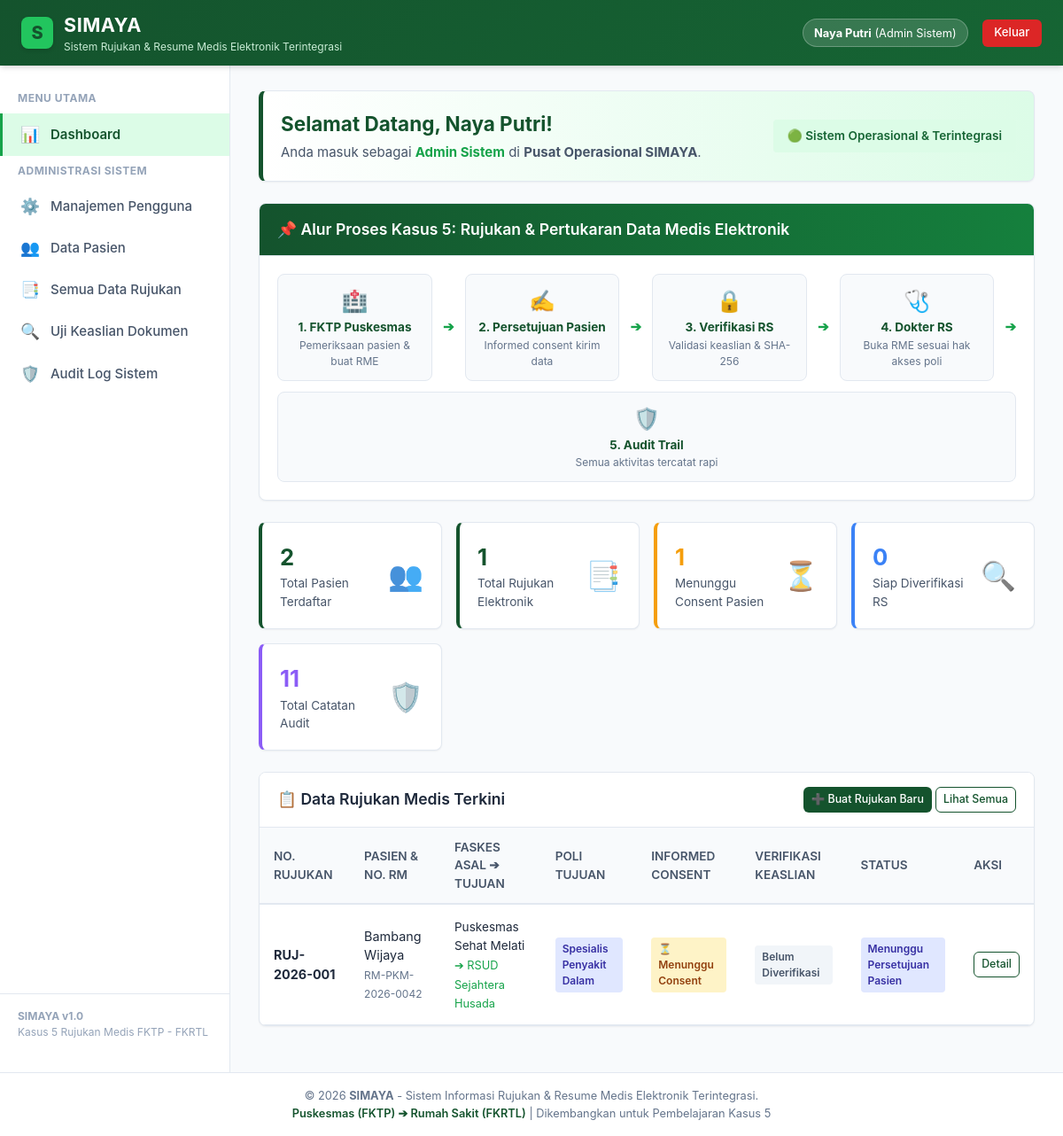
The page /api/dashboard.php (signed in) on the database its author committed.
### tables this page shows
CREATE TABLE rujukan (
        id INTEGER PRIMARY KEY AUTOINCREMENT,
        no_rujukan TEXT UNIQUE NOT NULL,
        pasien_id INTEGER NOT NULL,
        faskes_asal TEXT NOT NULL,
        faskes_tujuan TEXT NOT NULL,
        poli_tujuan TEXT NOT NULL,
        dokter_pengirim_id INTEGER NOT NULL,
        dokter_penerima_id INTEGER NULL,
        tgl_rujukan DATETIME DEFAULT CURRENT_TIMESTAMP,
        alasan_rujukan TEXT NOT NULL,
        
        -- Bagian Resume Medis Elektronik (RME)
        keluhan_utama TEXT NOT NULL,
        riwayat_penyakit TEXT NOT NULL,
        tanda_vital TEXT NOT NULL, -- Tekanan Darah, Nadi, Suhu, RR
        diagnosis_primer TEXT NOT NULL, -- Kode ICD-10 & Nama
        diagnosis_sekunder TEXT DEFAULT '-',
        tindakan_terapi TEXT NOT NULL,
        obat_diberikan TEXT NOT NULL,
        hasil_penunjang TEXT DEFAULT '-',
        
        -- Keamanan, Persetujuan (Consent), & Verifikasi Keaslian
        digital_hash TEXT NOT NULL, -- Hash SHA-256 integritas data RME
        status_consent TEXT DEFAULT 'Menunggu Persetujuan', -- Menunggu Persetujuan, Disetujui, Ditolak
        tgl_consent DATETIME NULL,
        catatan_consent TEXT NULL,
        
        status_verifikasi TEXT DEFAULT 'Belum Diverifikasi', -- Belum Diverifikasi, Asli & Terverifikasi, Tidak Valid
        tgl_verifikasi DATETIME NULL,
        petugas_verifikasi TEXT NULL,
        
        status_rujukan TEXT DEFAULT 'Menunggu Persetujuan Pasien', -- Menunggu Persetujuan Pasien, Terkirim ke RS, Terverifikasi RS, Selesai Diperiksa
        catatan_dokter_rs TEXT NULL,
        
        FOREIGN KEY (pasien_id) REFERENCES pasien(id),
        FOREIGN KEY (dokter_pengirim_id) REFERENCES users(id),
        FOREIGN KEY (dokter_penerima_id) REFERENCES users(id)
    );

CREATE TABLE pasien (
        id INTEGER PRIMARY KEY AUTOINCREMENT,
        user_id INTEGER NULL,
        no_rm TEXT UNIQUE NOT NULL,
        nik TEXT UNIQUE NOT NULL,
        nama_pasien TEXT NOT NULL,
        tgl_lahir DATE NOT NULL,
        jenis_kelamin TEXT NOT NULL, -- L / P
        alamat TEXT NOT NULL,
        no_hp TEXT NOT NULL,
        golongan_darah TEXT DEFAULT '-',
        alergi TEXT DEFAULT 'Tidak Ada',
        created_at DATETIME DEFAULT CURRENT_TIMESTAMP,
        FOREIGN KEY (user_id) REFERENCES users(id)
    );

### api/config/auth.php (called while the page is built, shortened)
<?php
function getRoleName($role)
{
    $roles = [
        'admin' => 'Admin Sistem',
        'petugas_rm' => 'Petugas Rekam Medis (RM)',
        'dokter_pengirim' => 'Dokter Pengirim (FKTP / Puskesmas)',
        'dokter_penerima' => 'Dokter Penerima (FKRTL / RS)',
        'pasien' => 'Pasien Rujukan',
        'security' => 'Petugas Keamanan Sistem (Auditor)'
    ];
    return $roles[$role] ?? ucfirst($role);
}

### api/dashboard.php (the view, shortened to what this page needs)
<?php
$pdo = require_once __DIR__ . '/config/database.php';
require_once __DIR__ . '/config/auth.php';
$total_pasien = $pdo->query("SELECT COUNT(*) FROM pasien")->fetchColumn();
$total_rujukan = $pdo->query("SELECT COUNT(*) FROM rujukan")->fetchColumn();
$rujukan_menunggu_consent = $pdo->query("SELECT COUNT(*) FROM rujukan WHERE status_consent = 'Menunggu Persetujuan'")->fetchColumn();
$rujukan_menunggu_verifikasi = $pdo->query("SELECT COUNT(*) FROM rujukan WHERE status_consent = 'Disetujui' AND status_verifikasi = 'Belum Diverifikasi'")->fetchColumn();
$total_audit = $pdo->query("SELECT COUNT(*) FROM audit_logs")->fetchColumn();
$stmtLatest = $pdo->prepare("
    SELECT r.*, p.nama_pasien, p.no_rm
    FROM rujukan r
    JOIN pasien p ON r.pasien_id = p.id
    ORDER BY r.id DESC
    LIMIT 5
");
$stmtLatest->execute();
$latest_rujukan = $stmtLatest->fetchAll();
include __DIR__ . '/includes/header.php';
?>
<div class="card" style="border-left: 5px solid var(--hijau-tua); background: linear-gradient(to right, #FFFFFF, var(--hijau-pastel));">
    <div class="card-body" style="display: flex; justify-content: space-between; align-items: center; flex-wrap: wrap; gap: 1rem;">
        <div>
            <h2 style="color: var(--hijau-tua); margin-bottom: 0.25rem;">Selamat Datang, <?= htmlspecialchars($user['nama_lengkap']) ?>!</h2>
            <p style="color: var(--abu-text); margin: 0;">
                Anda masuk sebagai <strong style="color: var(--hijau-sedang);"><?= htmlspecialchars(getRoleName($role)) ?></strong>
                di <strong><?= htmlspecialchars($user['faskes_asal']) ?></strong>.
            </p>
        </div>
        <div>
            <span class="badge badge-success" style="padding: 0.5rem 1rem; font-size: 0.85rem;">
                🟢 Sistem Operasional & Terintegrasi
            </span>
        </div>
    </div>
</div>
<div class="card">
    <div class="card-header header-green">
        <h3 class="card-title">📌 Alur Proses Kasus 5: Rujukan & Pertukaran Data Medis Elektronik</h3>
    </div>
    <div class="card-body">
        <div style="display: flex; flex-wrap: wrap; justify-content: space-between; align-items: center; gap: 0.75rem; text-align: center;">
            <div style="flex: 1; min-width: 140px; background: #F8FAFC; border: 1px solid var(--abu-border); padding: 0.75rem; border-radius: 8px;">
                <div style="font-size: 1.5rem;">🏥</div>
                <strong style="font-size: 0.85rem; color: var(--hijau-tua);">1. FKTP Puskesmas</strong>
                <p style="font-size: 0.75rem; color: #64748B; margin: 0;">Pemeriksaan pasien & buat RME</p>
            </div>
            <div style="font-weight: bold; color: var(--hijau-sedang);">➔</div>
            <div style="flex: 1; min-width: 140px; background: #F8FAFC; border: 1px solid var(--abu-border); padding: 0.75rem; border-radius: 8px;">
                <div style="font-size: 1.5rem;">✍️</div>
                <strong style="font-size: 0.85rem; color: var(--hijau-tua);">2. Persetujuan Pasien</strong>
                <p style="font-size: 0.75rem; color: #64748B; margin: 0;">Informed consent kirim data</p>
            </div>
            <div style="font-weight: bold; color: var(--hijau-sedang);">➔</div>
            <div style="flex: 1; min-width: 140px; background: #F8FAFC; border: 1px solid var(--abu-border); padding: 0.75rem; border-radius: 8px;">
                <div style="font-size: 1.5rem;">🔒</div>
                <strong style="font-size: 0.85rem; color: var(--hijau-tua);">3. Verifikasi RS</strong>
                <p style="font-size: 0.75rem; color: #64748B; margin: 0;">Validasi keaslian & SHA-256</p>
            </div>
            <div style="font-weight: bold; color: var(--hijau-sedang);">➔</div>
            <div style="flex: 1; min-width: 140px; background: #F8FAFC; border: 1px solid var(--abu-border); padding: 0.75rem; border-radius: 8px;">
                <div style="font-size: 1.5rem;">🩺</div>
                <strong style="font-size: 0.85rem; color: var(--hijau-tua);">4. Dokter RS</strong>
                <p style="font-size: 0.75rem; color: #64748B; margin: 0;">Buka RME sesuai hak akses poli</p>
            </div>
            <div style="font-weight: bold; color: var(--hijau-sedang);">➔</div>
            <div style="flex: 1; min-width: 140px; background: #F8FAFC; border: 1px solid var(--abu-border); padding: 0.75rem; border-radius: 8px;">
                <div style="font-size: 1.5rem;">🛡️</div>
                <strong style="font-size: 0.85rem; color: var(--hijau-tua);">5. Audit Trail</strong>
                <p style="font-size: 0.75rem; color: #64748B; margin: 0;">Semua aktivitas tercatat rapi</p>
            </div>
        </div>
    </div>
</div>
<div class="stats-grid">
    <div class="stat-card">
        <div class="stat-info">
            <h3><?= $total_pasien ?></h3>
            <p>Total Pasien Terdaftar</p>
        </div>
        <div class="stat-icon">👥</div>
    </div>
    <div class="stat-card">
        <div class="stat-info">
            <h3><?= $total_rujukan ?></h3>
            <p>Total Rujukan Elektronik</p>
        </div>
        <div class="stat-icon">📑</div>
    </div>
    <div class="stat-card" style="border-left-color: var(--kuning);">
        <div class="stat-info">
            <h3 style="color: var(--kuning);"><?= $rujukan_menunggu_consent ?></h3>
            <p>Menunggu Consent Pasien</p>
        </div>
        <div class="stat-icon">⏳</div>
    </div>
    <div class="stat-card" style="border-left-color: var(--biru);">
        <div class="stat-info">
            <h3 style="color: var(--biru);"><?= $rujukan_menunggu_verifikasi ?></h3>
            <p>Siap Diverifikasi RS</p>
        </div>
        <div class="stat-icon">🔍</div>
    </div>
    <div class="stat-card" style="border-left-color: #8B5CF6;">
        <div class="stat-info">
            <h3 style="color: #8B5CF6;"><?= $total_audit ?></h3>
            <p>Total Catatan Audit</p>
        </div>
        <div class="stat-icon">🛡️</div>
    </div>
</div>
<div class="card">
    <div class="card-header">
        <h3 class="card-title">📋 Data Rujukan Medis Terkini</h3>
        <div>
            <?php if ($role === 'dokter_pengirim' || $role === 'petugas_rm' || $role === 'admin'): ?>
                <a href="rujukan_buat.php" class="btn btn-primary btn-sm">➕ Buat Rujukan Baru</a>
            <?php endif; ?>
            <a href="rujukan_daftar.php" class="btn btn-outline btn-sm">Lihat Semua</a>
        </div>
    </div>
    <div class="card-body" style="padding: 0;">
        <div class="table-responsive">
            <table class="simaya-table">
                <thead>
                    <tr>
                        <th>No. Rujukan</th>
                        <th>Pasien & No. RM</th>
                        <th>Faskes Asal ➔ Tujuan</th>
                        <th>Poli Tujuan</th>
                        <th>Informed Consent</th>
                        <th>Verifikasi Keaslian</th>
                        <th>Status</th>
                        <th>Aksi</th>
                    </tr>
                </thead>
                <tbody>
                    <?php if (empty($latest_rujukan)): ?>
                        <tr>
                            <td colspan="8" style="text-align: center; color: #94A3B8; padding: 2rem;">Belum ada data rujukan.</td>
                        </tr>
                    <?php else: ?>
                        <?php foreach ($latest_rujukan as $r): ?>
                            <tr>
                                <td><strong><?= htmlspecialchars($r['no_rujukan']) ?></strong></td>
                                <td>
                                    <?= htmlspecialchars($r['nama_pasien']) ?><br>
                                    <small style="color: #64748B;"><?= htmlspecialchars($r['no_rm']) ?></small>
                                </td>
                                <td>
                                    <span style="font-size: 0.85rem;"><?= htmlspecialchars($r['faskes_asal']) ?></span><br>
                                    <span style="color: var(--hijau-sedang); font-size: 0.8rem;">➔ <?= htmlspecialchars($r['faskes_tujuan']) ?></span>
                                </td>
                                <td><span class="badge badge-info"><?= htmlspecialchars($r['poli_tujuan']) ?></span></td>
                                <td>
                                    <?php if ($r['status_consent'] === 'Disetujui'): ?>
                                        <span class="badge badge-success">✓ Disetujui Pasien</span>
                                    <?php elseif ($r['status_consent'] === 'Ditolak'): ?>
                                        <span class="badge badge-danger">✗ Ditolak Pasien</span>
                                    <?php else: ?>
                                        <span class="badge badge-warning">⏳ Menunggu Consent</span>
                                    <?php endif; ?>
                                </td>
                                <td>
                                    <?php if ($r['status_verifikasi'] === 'Asli & Terverifikasi'): ?>
                                        <span class="badge badge-success">🛡️ Asli & Valid</span>
                                    <?php else: ?>
                                        <span class="badge badge-secondary">Belum Diverifikasi</span>
                                    <?php endif; ?>
                                </td>
                                <td>
                                    <span class="badge badge-info"><?= htmlspecialchars($r['status_rujukan']) ?></span>
                                </td>
                                <td>
                                    <a href="rujukan_detail.php?id=<?= $r['id'] ?>" class="btn btn-outline btn-sm">Detail</a>
                                </td>
                            </tr>
                        <?php endforeach; ?>
                    <?php endif; ?>
                </tbody>
            </table>
        </div>
    </div>
</div>
<?php include __DIR__ . '/includes/footer.php'; ?>

### assets/css/simaya.css (style rules this page uses)
:root { --hijau-tua: #14532D; --hijau-tua-hover: #0f3e22; --hijau-sedang: #16A34A; --hijau-muda: #22C55E; --hijau-pastel: #DCFCE7; --hijau-border: #BBF7D0; --putih: #FFFFFF; --abu-bg: #F8FAFC; --abu-text: #475569; --abu-border: #E2E8F0; --merah: #EF4444; --kuning: #F59E0B; --biru: #3B82F6; --shadow-sm: 0 1px 2px 0 rgb(0 0 0 / 0.05); --shadow-md: 0 4px 6px -1px rgb(0 0 0 / 0.1), 0 2px 4px -2px rgb(0 0 0 / 0.1); --radius: 8px; }
* { box-sizing: border-box; margin: 0; padding: 0; }
body { font-family: -apple-system, BlinkMacSystemFont, "Segoe UI", Roboto, "Helvetica Neue", Arial, sans-serif; background-color: var(--abu-bg); color: #1E293B; line-height: 1.5; font-size: 15px; }
a { color: var(--hijau-tua); text-decoration: none; }
.card { background: var(--putih); border-radius: var(--radius); border: 1px solid var(--abu-border); box-shadow: var(--shadow-sm); margin-bottom: 1.5rem; overflow: hidden; }
.card-header { background: var(--putih); border-bottom: 1px solid var(--abu-border); padding: 1rem 1.25rem; display: flex; justify-content: space-between; align-items: center; }
.card-header.header-green { background: linear-gradient(to right, var(--hijau-tua), #15803D); color: var(--putih); }
.card-title { font-size: 1.1rem; font-weight: 600; margin: 0; }
.card-body { padding: 1.25rem; }
.btn { display: inline-flex; align-items: center; gap: 0.5rem; padding: 0.5rem 1rem; font-size: 0.875rem; font-weight: 500; border-radius: 6px; border: 1px solid transparent; cursor: pointer; transition: all 0.2s ease; text-decoration: none; }
.btn-primary { background-color: var(--hijau-tua); color: var(--putih); }
.btn-outline { border-color: var(--hijau-tua); color: var(--hijau-tua); background: transparent; }
.btn-sm { padding: 0.25rem 0.5rem; font-size: 0.775rem; }
.badge { display: inline-block; padding: 0.25rem 0.5rem; font-size: 0.75rem; font-weight: 600; border-radius: 4px; }
.badge-success { background: #DCFCE7; color: #166534; }
.badge-warning { background: #FEF3C7; color: #92400E; }
.badge-info { background: #E0E7FF; color: #3730A3; }
.badge-secondary { background: #F1F5F9; color: #475569; }
.table-responsive { width: 100%; overflow-x: auto; }
.simaya-table { width: 100%; border-collapse: collapse; text-align: left; }
.simaya-table th { background-color: #F8FAFC; color: #475569; font-weight: 600; padding: 0.75rem 1rem; border-bottom: 2px solid var(--abu-border); font-size: 0.85rem; text-transform: uppercase; }
.simaya-table td { padding: 0.85rem 1rem; border-bottom: 1px solid var(--abu-border); font-size: 0.9rem; vertical-align: middle; }
.stats-grid { display: grid; grid-template-columns: repeat(auto-fit, minmax(200px, 1fr)); gap: 1rem; margin-bottom: 1.5rem; }
.stat-card { background: var(--putih); padding: 1.25rem; border-radius: var(--radius); border: 1px solid var(--abu-border); display: flex; align-items: center; justify-content: space-between; box-shadow: var(--shadow-sm); border-left: 4px solid var(--hijau-tua); }
.stat-info h3 { font-size: 1.6rem; font-weight: 700; color: var(--hijau-tua); }
.stat-info p { color: var(--abu-text); font-size: 0.85rem; }
.stat-icon { font-size: 2rem; opacity: 0.8; }

### rows shown on the page
rujukan: no_rujukan "RUJ-2026-001", pasien.nama_pasien "Bambang Wijaya", pasien.no_rm "RM-PKM-2026-0042", faskes_asal "Puskesmas Sehat Melati", faskes_tujuan "RSUD Sejahtera Husada", poli_tujuan "Spesialis Penyakit Dalam", shows "⏳ Menunggu Consent", shows "Belum Diverifikasi", status_rujukan "Menunggu Persetujuan Pasien"

### other values the page prints
$user['nama_lengkap'] "Naya Putri"
getRoleName($user['role']) "Admin Sistem"
getRoleName($role) "Admin Sistem"
$user['faskes_asal'] "Pusat Operasional SIMAYA"
$total_pasien "2"
$total_rujukan "1"
$rujukan_menunggu_consent "1"
$rujukan_menunggu_verifikasi "0"
$total_audit "11"
